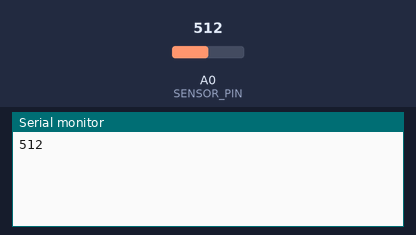
Simulated run of this sketch. Board: Arduino Uno, built with avr-gcc and run on an emulated ATmega328P. Shown: the last lines printed to the serial monitor. Inputs (shaded band) come from the test bench; at power-on: A0 (SENSOR_PIN) = 512.

Above: at 1.2 s.
1.3 s: A0 (SENSOR_PIN) set to 716
At 2.6 s:
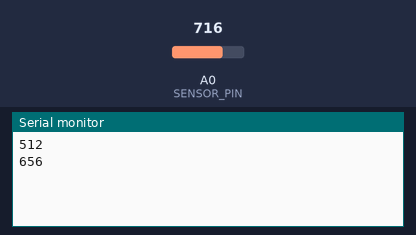
2.8 s: A0 (SENSOR_PIN) set to 900
At 3.8 s:
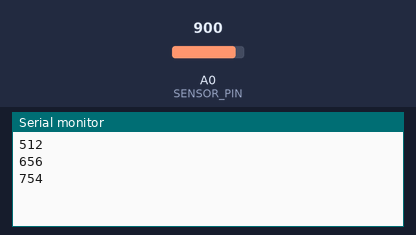
Timing chart, 0 to 5.8 s (numbered marks = the images above; inputs shaded):
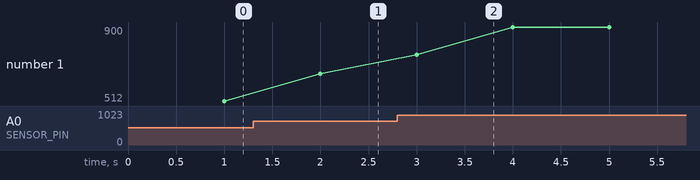

Measured:
- after the input at 1.3 s, the serial monitor: prints a new line after 0.70 s (image 1)
- after the input at 2.8 s, the serial monitor: prints a new line after 0.20 s (image 2)
- plotted number 1: 512 → 656 after the input at 1.3 s, 656 → 900 after the input at 2.8 s

The sketch:

sensor_calibration.ino
```cpp
// Teensy 100 Hz sampling, 1 Hz averaged output

const int SENSOR_PIN = A0;

const unsigned long sampleInterval = 10000; // 10 ms = 100 Hz
unsigned long lastSampleTime = 0;

uint32_t sum = 0;
uint16_t sampleCount = 0;

void setup() {
  Serial.begin(921600);
}

void loop() {
  unsigned long now = micros();

  // Take a sample every 10 ms
  if (now - lastSampleTime >= sampleInterval) {
    lastSampleTime += sampleInterval;

    uint16_t value = analogRead(SENSOR_PIN);
    sum += value;
    sampleCount++;

    // After 100 samples (1 second)
    if (sampleCount == 100) {
      uint16_t average = sum / 100;
      Serial.println(average);

      sum = 0;
      sampleCount = 0;
    }
  }
}
```
